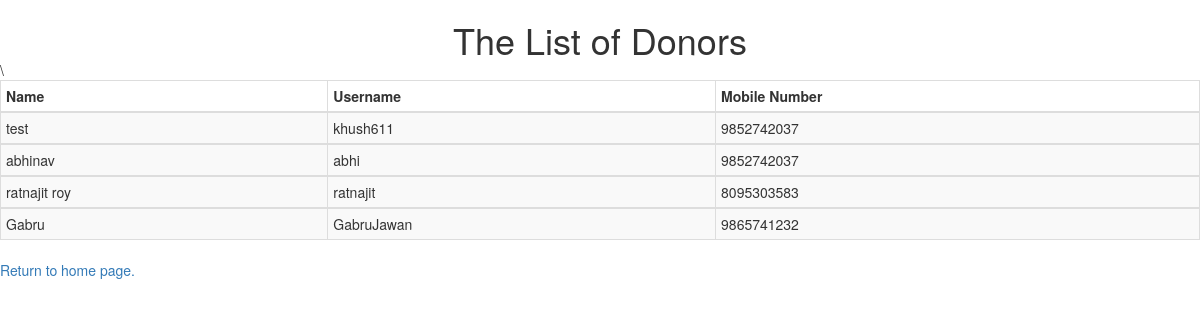
The app's page /donor, older data.
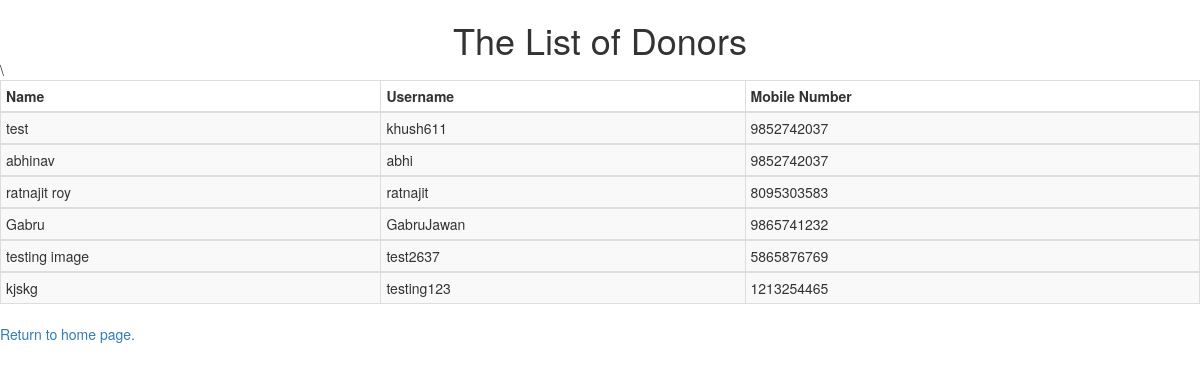
The same page, newer data.
### MedicalDonation/models.py (models this page shows, shortened)
class Doner(models.Model):
    name = models.CharField(max_length=64)
    address = models.CharField(max_length=128,unique=True)
    pinCode = models.IntegerField()
    Phone_no = models.IntegerField()
    BirthDate = models.DateField()
    UID = models.IntegerField(unique=True)
    email = models.EmailField(max_length=64)
    username = models.CharField(max_length=16,unique=True)
    password = models.CharField(max_length=16)
    image = models.FileField(upload_to='photos/doner')

### MedicalDonation/views.py (the view)
# urls.py: path("donor", views.donors, name= "Donor_view"),
def donors(request):
    context = {
    "donors": Doner.objects.all()
    }
    return render(request, "MedicalDonation/donor.html",context)

### MedicalDonation/templates/MedicalDonation/donor.html (shortened to what this page needs)
<!DOCTYPE html>
<html lang="en" dir="ltr">
  <head>
    <link rel="stylesheet" href="https://maxcdn.bootstrapcdn.com/bootstrap/3.3.7/css/bootstrap.min.css">
  </head>
  <body>
    <h1 class="nav nav-pills nav-stacked" data-spy="affix" data-offset-top="205" style="text-align: center">The List of Donors</h1>
    {% load static %}
    <div class="">
      <table border="1" class="table table-striped table-bordered table-hover table-condensed">
        <thead>
          <th> <b>Name</b> </th>
          <th> <b>Username</b>  </th>
          <th> <b>Mobile Number</b> </th>
        </thead>
        {% for doner in donors %}
        <tbody>
            <td>{{doner.name}}</td>
            <td>{{doner.username}}</td>
            <td>{{doner.Phone_no}}</td>
        </tbody>
            {% endfor  %}
\      </table>
      <a href="/">Return to home page.</a>
    </div>
  </body>
</html>

Row changes from the older to the newer data that the page shows:
added Doner: name "testing image", username "test2637", Phone_no "5865876769"
added Doner: name "kjskg", username "testing123", Phone_no "1213254465"
